Frame 1 (no input): blank canvas, image omitted
Frame 60 (the mouse pressed at the canvas centre just before this capture): blank canvas, image omitted
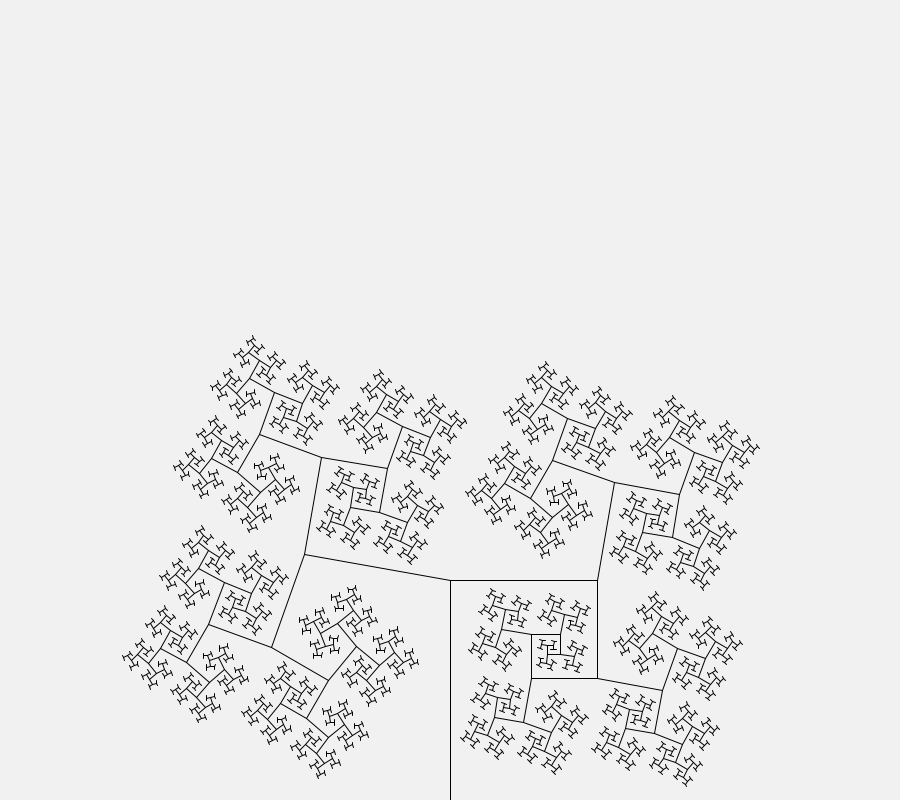
Frame 120 (the mouse held since frame 60 and released just before this capture)

The Processing sketch whose frames 1 and 60 were blank and that drew this single picture after the mouse press (run headless with seeded random() and noise(); from frame 60 on, the mouse is pressed at the canvas centre):

// Processing sketch: fractal_tree
// ── fractal_tree.pde
float Langle, Rangle;

void setup() {
  size(900, 800);
}

void draw() {
  background(#f1f1f1);
  stroke(0);
  translate(width/2, height);
  Langle = map(mouseX, 0, width, 0, PI);
  Rangle = map(mouseY, 0, width, 0, PI);
  branch(220);
}

void branch(float len) {
  line(0, 0, 0, -len);
  translate(0, -len);
  if (len > 4) { 
    push();
    rotate(Langle);
    branch(len * 0.67);
    pop();
    push();
    rotate(-Rangle);
    branch(len * 0.67);
    pop();
  }
}
